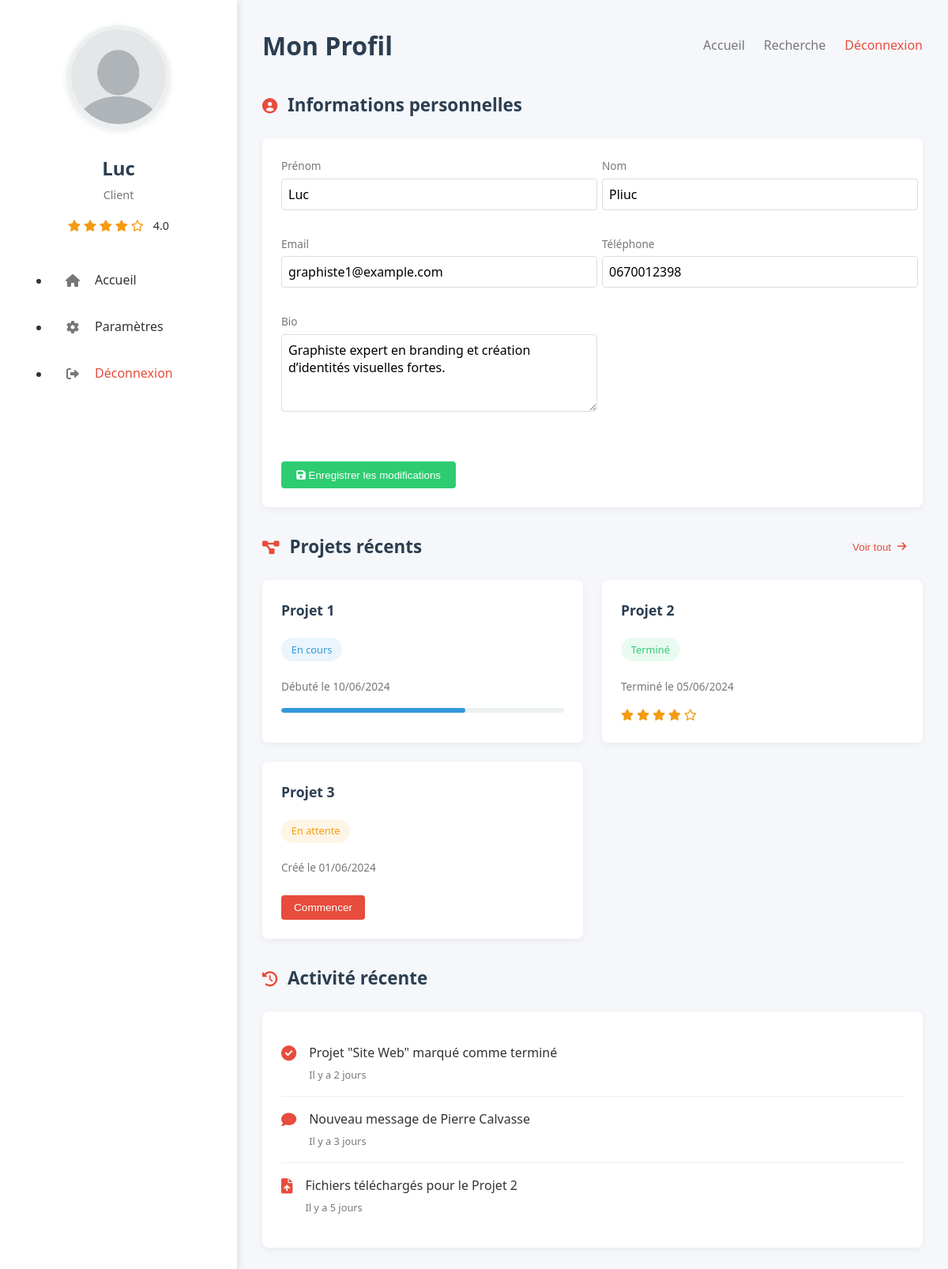
The app's page /php/espclient.php (signed in) with its own data.
### tables this page shows
CREATE TABLE `users` (
  `user_id` int(11) NOT NULL,
  `email` varchar(100) NOT NULL,
  `password` varchar(255) NOT NULL,
  `first_name` varchar(50) NOT NULL,
  `last_name` varchar(50) NOT NULL,
  `phone` varchar(20) DEFAULT NULL,
  `profile_picture` varchar(255) DEFAULT NULL,
  `bio` text,
  `user_type` enum('monteur','employeur','admin') NOT NULL,
  `created_at` timestamp NOT NULL DEFAULT CURRENT_TIMESTAMP,
  `updated_at` timestamp NOT NULL DEFAULT CURRENT_TIMESTAMP ON UPDATE CURRENT_TIMESTAMP
);

### php/espclient.php (the view, shortened to what this page needs)
<?php
$servername ='localhost';
$username ='root';
$password ='root';
$dbname='ctmdata';
try {
    $conn = new PDO("mysql:host=$servername;dbname=$dbname;charset=utf8mb4", $username, $password);
    $conn->setAttribute(PDO::ATTR_ERRMODE, PDO::ERRMODE_EXCEPTION);
    if (isset($_SESSION['user_id'])) {
        $requser = $conn->prepare('SELECT * FROM users WHERE user_id = ?');
        $requser->execute(array($_SESSION['user_id']));
        $user_info = $requser->fetch();
    } else {
        header("Location: ../index.html");
        exit();
    }
} catch (PDOException $e) {
    echo "Erreur de connexion : " . $e->getMessage();
    exit();
}
?>
<!DOCTYPE html>
<html lang="fr">
<head>
    <link rel="stylesheet" href="https://cdnjs.cloudflare.com/ajax/libs/font-awesome/6.0.0-beta3/css/all.min.css">
</head>
<body>
    <div class="profile-container">
        <div class="profile-sidebar">
            <div class="profile-card">
                <div class="profile-header">
                    <img src="../pictures/photo de profil neutre.png" alt="Photo de profil" class="profile-avatar">
                    <div class="profile-info">
                        <h2><?php echo htmlspecialchars($user_info['first_name']); ?></h2>
                        <p class="profile-role">Client</p>
                        <div class="profile-rating">
                            <i class="fas fa-star"></i>
                            <i class="fas fa-star"></i>
                            <i class="fas fa-star"></i>
                            <i class="fas fa-star"></i>
                            <i class="far fa-star"></i>
                            <span>4.0</span>
                        </div>
                    </div>
                </div>
                <nav class="profile-menu">
                    <ul>
                        <li>
                            <a href="../html/accueil.html" class="menu-item">
                                <i class="fas fa-home"></i>
                                <span>Accueil</span>
                            </a>
                        </li>
                        <li>
                            <a href="#" class="menu-item">
                                <i class="fas fa-cog"></i>
                                <span>Paramètres</span>
                            </a>
                        </li>
                        <li>
                            <a href="logout.php" class="menu-item logout">
                                <i class="fas fa-sign-out-alt"></i>
                                <span>Déconnexion</span>
                            </a>
                        </li>
                    </ul>
                </nav>
            </div>
        </div>
        <div class="profile-content">
            <header class="content-header">
                <h1>Mon Profil</h1>
                <nav class="content-nav">
                    <ul>
                        <li><a href="../html/accueil.html">Accueil</a></li>
                        <li><a href="../html/recherche.html">Recherche</a></li>
                        <li><a href="../index.html" class="logout-link">Déconnexion</a></li>
                    </ul>
                </nav>
            </header>
            <div class="profile-sections">
                <section class="personal-info">
                    <div class="section-header">
                        <i class="fas fa-user-circle"></i>
                        <h2>Informations personnelles</h2>
                    </div>
                    <form method="POST" action="">
                        <div class="info-grid">
                            <div class="info-item">
                                <span class="info-label">Prénom</span>
                                <input type="text" name="first_name" class="form-control" value="<?php echo htmlspecialchars($user_info['first_name']); ?>" required>
                            </div>
                            <div class="info-item">
                                <span class="info-label">Nom</span>
                                <input type="text" name="last_name" class="form-control" value="<?php echo htmlspecialchars($user_info['last_name']); ?>" required>
                            </div>
                            <div class="info-item">
                                <span class="info-label">Email</span>
                                <input type="email" name="email" class="form-control" value="<?php echo htmlspecialchars($user_info['email']); ?>" required>
                            </div>
                            <div class="info-item">
                                <span class="info-label">Téléphone</span>
                                <input type="text" name="phone" class="form-control" value="<?php echo htmlspecialchars($user_info['phone']); ?>">
                            </div>
                            <div class="info-item">
                                <span class="info-label">Bio</span>
                                <textarea name="bio" class="form-control"><?php echo htmlspecialchars($user_info['bio'] ?? ''); ?></textarea>
                            </div>
                            <div class="form-buttons">
                                <button type="submit" name="update_profile" class="save-btn">
                                    <i class="fas fa-save"></i> Enregistrer les modifications
                                </button>
                            </div>
                        </div>
                    </form>
                </section>
                <section class="recent-projects">
                    <div class="section-header">
                        <i class="fas fa-project-diagram"></i>
                        <h2>Projets récents</h2>
                        <button class="view-all-btn">
                            Voir tout <i class="fas fa-arrow-right"></i>
                        </button>
                    </div>
                    <div class="projects-grid">
                        <div class="project-card">
                            <h3>Projet 1</h3>
                            <p class="project-status in-progress">En cours</p>
                            <p class="project-date">Débuté le 10/06/2024</p>
                            <div class="project-progress">
                                <div class="progress-bar" style="width: 65%"></div>
                            </div>
                        </div>
                        <div class="project-card">
                            <h3>Projet 2</h3>
                            <p class="project-status completed">Terminé</p>
                            <p class="project-date">Terminé le 05/06/2024</p>
                            <div class="project-rating">
                                <i class="fas fa-star"></i>
                                <i class="fas fa-star"></i>
                                <i class="fas fa-star"></i>
                                <i class="fas fa-star"></i>
                                <i class="far fa-star"></i>
                            </div>
                        </div>
                        <div class="project-card">
                            <h3>Projet 3</h3>
                            <p class="project-status pending">En attente</p>
                            <p class="project-date">Créé le 01/06/2024</p>
                            <button class="start-project-btn">
                                Commencer
                            </button>
                        </div>
                    </div>
                </section>
                <section class="activity-feed">
                    <div class="section-header">
                        <i class="fas fa-history"></i>
                        <h2>Activité récente</h2>
                    </div>
                    <div class="activity-list">
                        <div class="activity-item">
                            <i class="fas fa-check-circle"></i>
                            <div class="activity-content">
                                <p>Projet "Site Web" marqué comme terminé</p>
                                <span class="activity-time">Il y a 2 jours</span>
                            </div>
                        </div>
                        <div class="activity-item">
                            <i class="fas fa-comment"></i>
                            <div class="activity-content">
                                <p>Nouveau message de Pierre Calvasse</p>
                                <span class="activity-time">Il y a 3 jours</span>
                            </div>
                        </div>
                        <div class="activity-item">
                            <i class="fas fa-file-upload"></i>
                            <div class="activity-content">
                                <p>Fichiers téléchargés pour le Projet 2</p>
                                <span class="activity-time">Il y a 5 jours</span>
                            </div>
                        </div>
                    </div>
                </section>
            </div>
        </div>
    </div>
</body>
</html>

### records on screen
users: first_name "Luc", last_name "Pliuc", email "graphiste1@example.com", phone "0670012398", bio "Graphiste expert en branding et création d’identités visuelles fortes."
